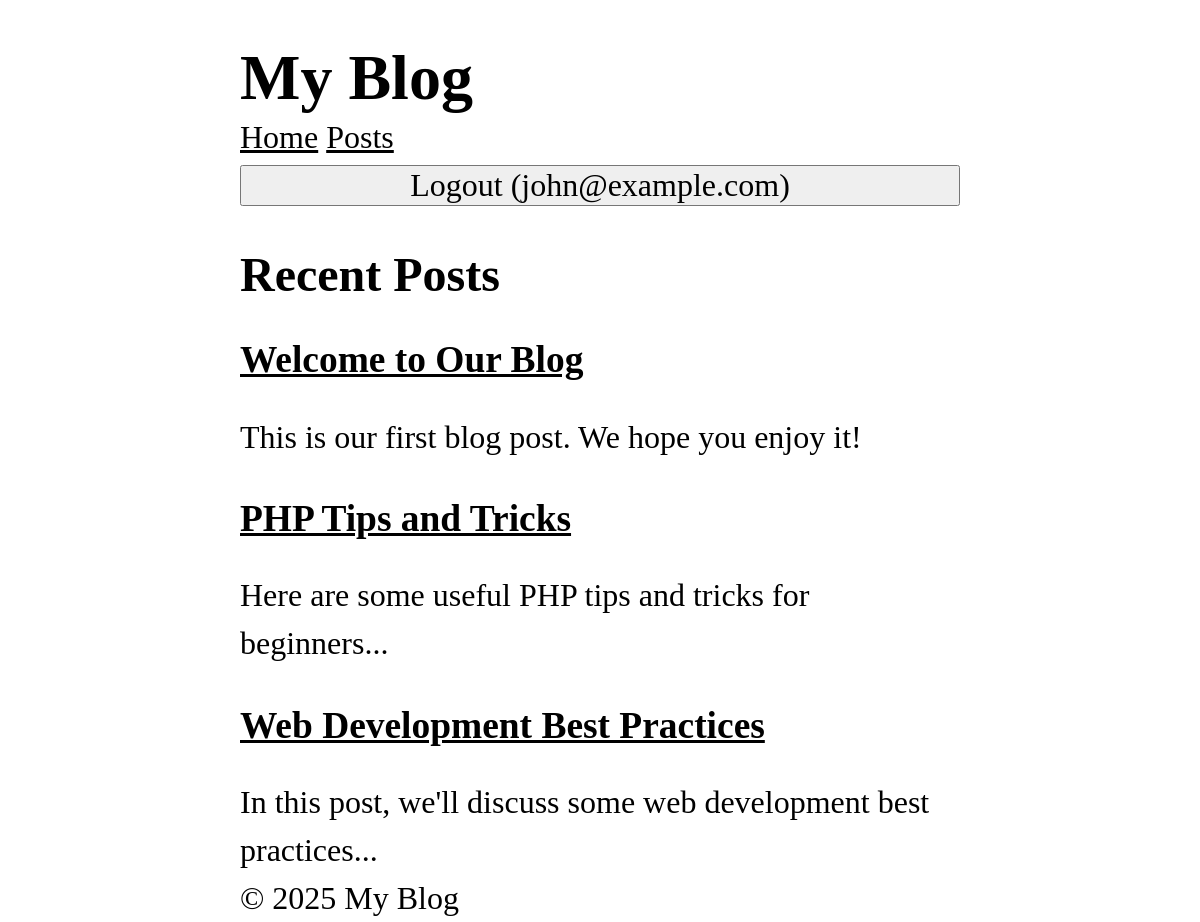
/ (signed in), run on the app's committed database.
### tables this page shows
CREATE TABLE users (
  id INTEGER PRIMARY KEY AUTOINCREMENT,
  name TEXT NOT NULL,
  email TEXT UNIQUE NOT NULL,
  password TEXT NOT NULL,
  role TEXT NOT NULL DEFAULT 'user',
  created_at DATETIME DEFAULT CURRENT_TIMESTAMP
);

CREATE TABLE posts (
  id INTEGER PRIMARY KEY AUTOINCREMENT,
  title TEXT NOT NULL,
  content TEXT NOT NULL,
  views INTEGER DEFAULT 0,
  user_id INTEGER NOT NULL,
  created_at DATETIME DEFAULT CURRENT_TIMESTAMP,
  FOREIGN KEY (user_id) REFERENCES users (id)
);

### core/App.php (called while the page is built, shortened)
<?php
class App
{
    protected static $container = [];
    public static function bind( string $key , mixed $value):void
    {
        static::$container[$key] = $value;
    }
    public static function get(string $key):mixed
    {
        return static::$container[$key];
    }
}

### app/Models/Post.php (called while the page is built, shortened)
<?php
class Post extends Model
{
    protected static string $table = 'posts';
    public static function getRecent(?int $limit=null ,?int $page = null, ?string $search=null)
    {
        $db = App::get('database');
        $query = 'SELECT * FROM ' . static::$table ;
        $params = [];
        $query .= ' ORDER BY created_at DESC';
        if($limit !== null)
        {
            $query .= ' LIMIT ?';
            $params[] = $limit;
        }
        return $db->fetchAll($query , $params , static::class);
    }
}

### core/Database.php (called while the page is built, shortened)
<?php
class Database {
  protected $pdo;
  public function __construct(array $config) {
    try {
      $dsn = $this->createDsn($config);
      $username = $config['username'] ?? null;
      $password = $config['password'] ?? null;
      $options = $config['options'] ?? null;
      $this->pdo = new PDO($dsn, $username, $password, $options);
      $this->pdo->setAttribute(PDO::ATTR_ERRMODE, PDO::ERRMODE_EXCEPTION);
    } catch (PDOException $e) {
      throw new Exception("Could not connect to the database");
    }
  }
  protected function createDsn(array $config): string {
    $driver = $config['driver'];
    $dbname = $config['dbname'];
    return match($driver) {
      'sqlite' => "sqlite:$dbname",
      default => throw new Exception("Unsupported database driver: $driver")
    };
  }
  public function query(string $sql, array $params = []): PDOStatement {
    $stmt = $this->pdo->prepare($sql);
    $stmt->execute($params);
    return $stmt;
  }
  public function fetchAll(string $sql, array $params = [] , ?string $className = null): array {
    $stmt = $this->query($sql, $params);
    return $className
    ? $stmt->fetchAll(PDO::FETCH_CLASS, $className)
     : $stmt->fetchAll(PDO::FETCH_ASSOC);
  }
  public function fetch(string $sql, array $params = [] , ?string $className = null): mixed {
    $stmt = $this->query($sql, $params);
    $stmt->setFetchMode($className ? PDO::FETCH_CLASS : PDO::FETCH_ASSOC , $className);
    return $stmt->fetch() ;
  }
}

### app/Controller/HomeController.php (called while the page is built, shortened)
<?php
class HomeController
{
    public function index():string
    {
       $posts = Post::getRecent(5);
        return View::render('home/index' ,
        data:['posts' => $posts ],
    layout:'layouts/main');
    }
}

### core/Router.php (called while the page is built, shortened)
<?php
class Router
{
    protected array $routes = [];
    protected array $globalMiddleware = [];
    protected array $routeMiddleware = [];
    public function add(string $method , string $uri , string $controller , array $middlewares = []): void
    {
        $this->routes[] = [
            'method' => $method,
            'uri' => $uri,
            'controller' => $controller ,
            'middlewares' => $middlewares
        ];
    }
    public function addGlobalMiddleware(string $middleware): void
    {
        $this->globalMiddleware[] = $middleware;
    }
    public function addRouteMiddleware(string $name , string $middleware): void
    {
        $this->routeMiddleware[$name] = $middleware;
    }
    public function dispatch(string $uri , string $method): string
    {
        $route = $this->findRoute($uri , $method);
        $middlewares = [
            ...$this->globalMiddleware,
            ...array_map(fn($name) => $this->routeMiddleware[$name] , $route['middlewares'])
        ];
        return $this->runMiddleware($middlewares ,
        function() use ($route) {
            [$controller , $action] = explode('@' , $route['controller']);
        return $this->callAction($controller , $action , $route['params']);
        });
    }
    protected function runMiddleware(array $middlewares ,callable $target): mixed
    {
        $next = $target;
        foreach(array_reverse($middlewares) as $middleware)
        {
            $next = fn()=>(new $middleware)->handle($next);
        }
        return $next();
    }
    protected function findRoute(string $uri , string $method): ?array
    {
        foreach($this->routes as $route)
        {
            $params = $this->matchRoute($route['uri'] , $uri);
            if($params !== null && $route['method'] === $method)
            {
                return [...$route ,'params' => $params];
            }
        }
        return null;
    }
    protected function matchRoute(string $routeUri , string $requestUri):?array
    {
        $params = [];
        return $params;
    }
    protected function callAction(string $controller ,string $action , array $params): string
    {
       return (new $controllerClass)->$action(...$params);
    }
}

### app/Middlewares/CSRF.php (called while the page is built, shortened)
<?php
class CSRF implements Middleware
{
    public function handle(callable $next)
    {
        return $next();
    }
}

### app/Middlewares/View.php (called while the page is built, shortened)
<?php
class View implements Middleware
{
    public function handle(callable $next)
    {
        CoreView::share('user', Auth::user());
        return $next();
    }
}

### core/View.php (called while the page is built, shortened)
<?php
class View
{
    protected static $globals = [];
    public static function share(string $key , mixed $value): void
    {
        static::$globals[$key] = $value;
    }
    public static function render(string $template , array $data = [], string $layout = null): string
    {
        $data = [...static::$globals , ...$data];
        $content = static::renderTemplate($template , $data);
        return static::renderLayout($layout , $data , $content);
    }
    public static function partial(string $template , array $data = []): string
    {
        return static::renderTemplate("/partials/$template" , $data);
    }
    protected static function renderTemplate(string $template , array $data): string
    {
        extract($data);
        $path = dirname(__DIR__) . "/app/Views/$template.php";
        require $path;
        return ob_get_clean();
    }
    protected static function renderLayout(?string $template , array $data , string $content): string
    {
        extract([...$data , 'content' => $content]);
        $path = dirname(__DIR__) . "/app/Views/$template.php";
        require $path;
        return ob_get_clean();
    }
}

### helpers.php (called while the page is built, shortened)
<?php
if(!function_exists('partial'))
{
    function partial(string $template , array $data = []): string
        {
            return View::partial($template , $data);
        }
}

### core/Model.php (called while the page is built, shortened)
<?php
abstract class Model {
    protected static string $table;
    public static function find(mixed $id): ?static  {
        $db = App::get('database');
         return  $db->fetch("SELECT * FROM " . static::$table . " WHERE id = ?", [$id], static::class);
    }
}

### app/Services/Auth.php (called while the page is built, shortened)
<?php
class Auth
{
    protected static $user = null;
    public static function user():?User
    {
        if(static::$user === null)
        {
            $userId = $_SESSION['user_id'] ?? null;
            static::$user = $userId ? User::find($userId) : RememberMe::user();
        }
        return static::$user;
    }
}

### app/Views/partials/_posts.php (the view)
<?php foreach($posts as $post): ?>
    <article>
    <h3><a href="/posts/<?= $post->id ?>"><?= htmlspecialchars($post->title) ?></a></h3>
    <p><?= htmlspecialchars(substr($post->content, 0, 100)) ?></p>
    </article>
<?php endforeach; ?>

### app/Views/layouts/main.php (shortened to what this page needs)
<!DOCTYPE html>
<html lang="en">
<head>
   <link rel="stylesheet" href="/style.css"/>
</head>
<body>
    <header>
        <h1>My Blog</h1>
    </header>
    <nav>
        <a href="/">Home</a>
        <a href="/posts">Posts</a>
    <?php  if($user): ?>
        <form action="/logout" method="post">
            <button type="submit">Logout (<?= $user->email?>)</button>
        </form>
        <?php else: ?>
        <a href="/login">Login</a>
    <?php endif; ?>
    </nav>
    <main>
        <?=$content?>
    </main>
    <footer>
        &copy; <?=date('Y')?> My Blog
    </footer>
</body>
</html>

### public/style.css (style rules this page uses)
*, *::before, *::after { box-sizing: border-box; }
html { -moz-text-size-adjust: none; -webkit-text-size-adjust: none; text-size-adjust: none; }
body, h1, h2, h3, h4, p, figure, blockquote, dl, dd { margin-block-end: 0; }
body { min-height: 100vh; line-height: 1.5; max-width: 60%; margin-left: auto; margin-right: auto; font-size: 2em; font-family: 'Times New Roman', Times, serif; }
h1, h2, h3, h4, button, input, label { line-height: 1.1; }
h1, h2, h3, h4 { text-wrap: balance; }
a:not([class]) { text-decoration-skip-ink: auto; color: currentColor; }
input, button, textarea, select { font-family: inherit; font-size: inherit; width: 100%; }

### data on the page
users: email "john@example.com"
posts: title "Welcome to Our Blog", content "This is our first blog post. We hope you enjoy it!"
posts: title "PHP Tips and Tricks", content "Here are some useful PHP tips and tricks for beginners..."
posts: title "Web Development Best Practices", content "In this post, we'll discuss some web development best practices..."
